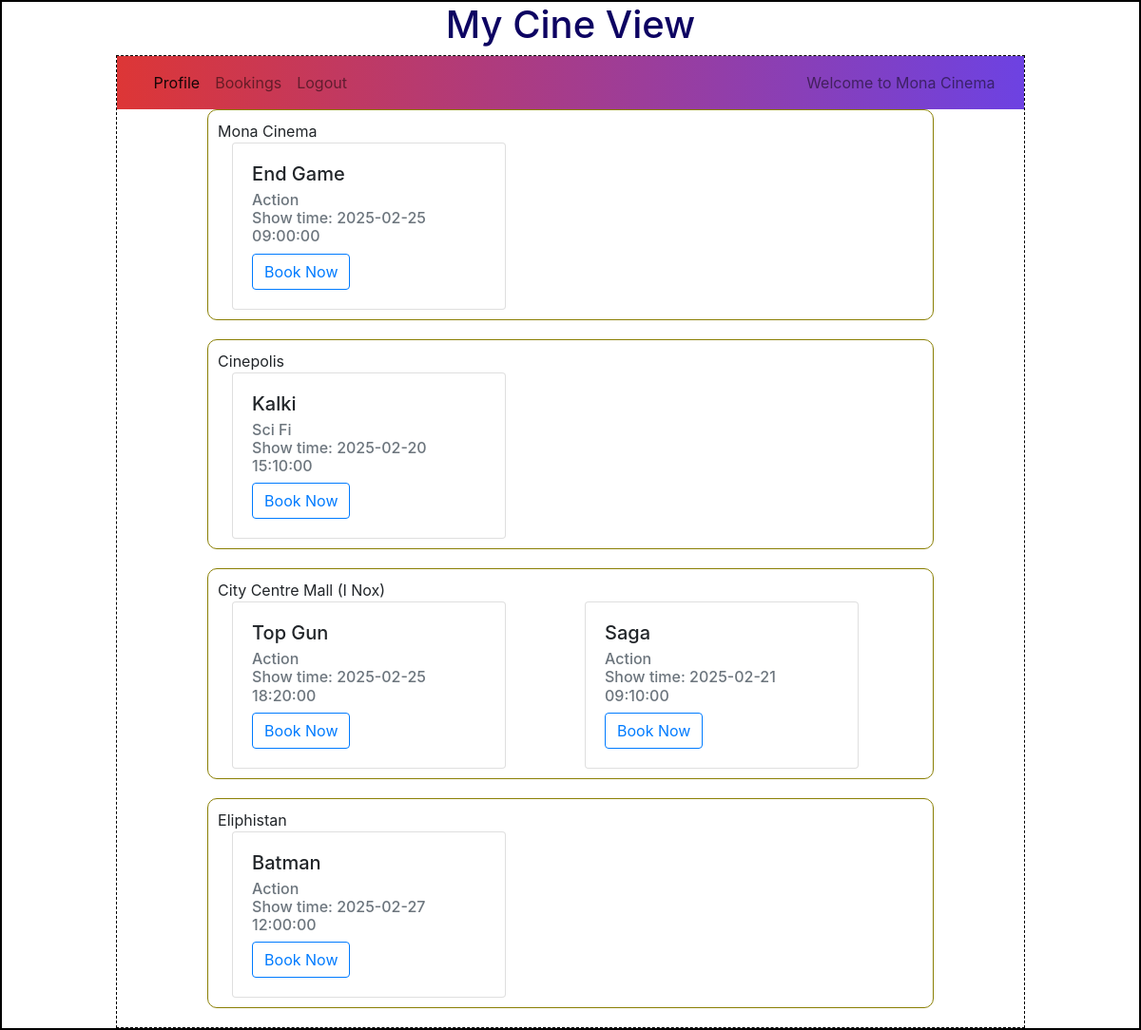
Page /user/1/Mona Cinema on the committed database.
### backend/models.py (models this page shows)
class Theatre(db.Model):
    __tablename__="theatre"
    id=db.Column(db.Integer,primary_key=True)
    name=db.Column(db.String,nullable=False)
    location=db.Column(db.String,nullable=False)
    pin_code=db.Column(db.Integer,nullable=False)
    capacity=db.Column(db.Integer,nullable=False)
    venue_pic_url=db.Column(db.String,nullable=True,default="None")
    shows=db.relationship("Show",cascade="all,delete",backref="theatre",lazy=True) # Theater can access all of Its shows

class Show(db.Model):
    __tablename__="show"
    id=db.Column(db.Integer,primary_key=True)
    name=db.Column(db.String,nullable=False)
    tags=db.Column(db.String,nullable=False)
    rating=db.Column(db.Integer,default=0)
    tkt_price=db.Column(db.Float,default=0.0)
    date_time=db.Column(db.DateTime,nullable=False)
    theatre_id=db.Column(db.Integer, db.ForeignKey("theatre.id"),nullable=False)
    tickets=db.relationship("Ticket",cascade="all,delete",backref="show",lazy=True) # Shows can access Its tickets

### backend/controllers.py (the view)
@app.route("/user/<id>/<name>")
def user_dashboard(id,name):
    theatres=get_theatres()
    dt_time_now=datetime.today().strftime("%Y-%m-%dT%H:%M")
    dt_time_now=datetime.strptime(dt_time_now,"%Y-%m-%dT%H:%M")
    return render_template("user_dashboard.html",uid=id,name=name,theatres=theatres,dt_time_now=dt_time_now)

### backend/controllers.py (called while the page is built)
def get_theatres():
    theatres=Theatre.query.all()
    return theatres

### templates/user_dashboard.html
{%extends "user_layout.html"%}
{%block content%}
        {%if theatres%}
                {%for theatre in theatres%}
                {%if theatre.shows%}
                    <div class="outer_box">
                        {{theatre.name}}
                            <div class="container">
                                <div class="row">
                                    {%for show in theatre.shows%}
                                    {%if show.date_time >= dt_time_now%}
                                        <div class="col">
                                            <div class="card" style="width: 18rem;">
                                                <div class="card-body">
                                                    <h5 class="card-title">{{show.name}}</h5>
                                                    <h6 class="card-subtitle mb-2 text-muted">{{show.tags}} <br>Show time: {{show.date_time}}</h6>
                                                    <a href="/book_ticket/{{uid}}/{{show.id}}/{{name}}" type="button" class="btn btn-outline-primary">Book Now</a>
                                                </div>
                                            </div>
                                        </div>
                                    {%endif%}
                                    {%endfor%}
                                </div>
                            </div>
                    </div>
                {%endif%}
                {%endfor%}
        {%else%}
                <h3 class="center">Sorry, no theatres available!!!</h3>
        {%endif%}
{%endblock%}

### templates/user_layout.html (shortened to what this page needs)
<!DOCTYPE html>
<html lang="en">
    <head>
        <link rel="stylesheet" href="/static/styles/main.css">
        <link rel="stylesheet" href="https://cdn.jsdelivr.net/npm/bootstrap@4.0.0/dist/css/bootstrap.min.css">
    </head>
    <body>
        <div class="my_container">
            <div class="center"><h1>My Cine View</h1></div>
            <div class="my_panel">
                <nav class="navbar navbar-expand-lg navbar-light" style="background-image: linear-gradient(to right, rgb(221, 54, 54),rgb(109, 66, 226));">
                    <div class="container-fluid">
                        <div class="collapse navbar-collapse d-flex justify-content-between" id="navbarText">
                            <ul class="navbar-nav mb-2 mb-lg-0">
                                <li class="nav-item">
                                    <a class="nav-link active" aria-current="page" href="#">Profile</a>
                                </li>
                                <li class="nav-item">
                                    <a class="nav-link" href="#">Bookings</a>
                                </li>
                                <li class="nav-item">
                                    <a class="nav-link" href="/login">Logout</a>
                                </li>
                            </ul>
                            <span class="navbar-text">
                                Welcome to {{name}}
                            </span>
                        </div>
                    </div>
                </nav>
                {%block content%}{%endblock%}
            </div>
        </div>
    </body>
</html>

### static/styles/main.css (style rules this page uses)
* { margin:0px; }
.my_container { border: 2px solid black }
.my_panel { width: 80%; margin: auto; height: auto; border: 1px dashed black; }
.outer_box { border: 1px solid rgb(138, 127, 4); margin-top: 20px; margin: auto; padding: 10px; width: 80%; border-radius: 10px; margin-bottom: 20px; }
.center { text-align: center; margin: auto; color: rgb(13, 3, 98); }

### rows in the picture
Theatre: name "Mona Cinema"
Show: name "End Game", tags "Action", date_time "2025-02-25 09:00:00"
Theatre: name "Cinepolis"
Show: name "Kalki", tags "Sci Fi", date_time "2025-02-20 15:10:00"
Theatre: name "City Centre Mall (I Nox)"
Show: name "Top Gun", tags "Action", date_time "2025-02-25 18:20:00"
Show: name "Saga", tags "Action", date_time "2025-02-21 09:10:00"
Theatre: name "Eliphistan"
Show: name "Batman", tags "Action", date_time "2025-02-27 12:00:00"
